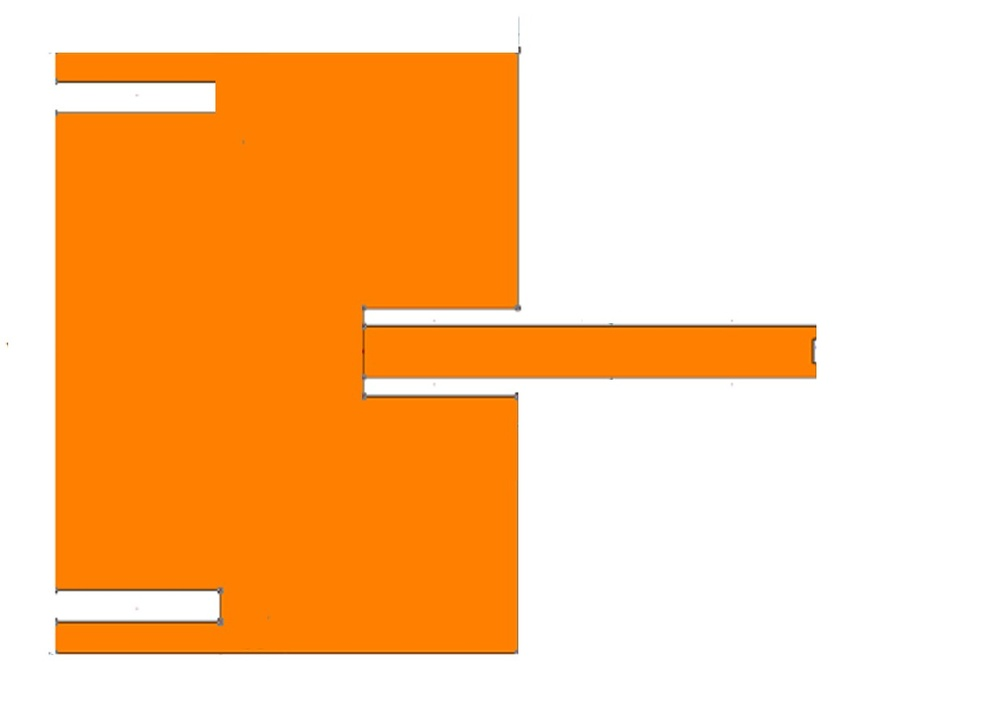
%> input picture 2.jpg, 993 x 711 px, shrunk from 1226 x 878 before the run
$ octave deteLineTestHough.m   (GNU Octave 9; MATLAB toolbox functions it lacks are replaced by stand-ins)
%> lines starting %> are read from the running program, lines starting %| are printed output that depends on the picture; in (x1, y1, x2, y2) boxes, pixels count from 0 and x2, y2 are one past the last pixel; in counts of white or black regions, pixels touching at a corner belong together; the program's own positions count from 1
% detect lines by Hough transform

close all;

% load('I4.mat');

% 读取图片
src = imread('2.jpg');
%> src is the input picture: size 711x993x3 uint8; mean R, G, B 253.6, 203.8, 154.3

% 显示原图像
imshow(src);
title('原图像');
% 用ostu方法获取二值化阈值，进行二值化并进行显示
level = graythresh(src);
%> level = 0.624
bw = im2bw(src,level);
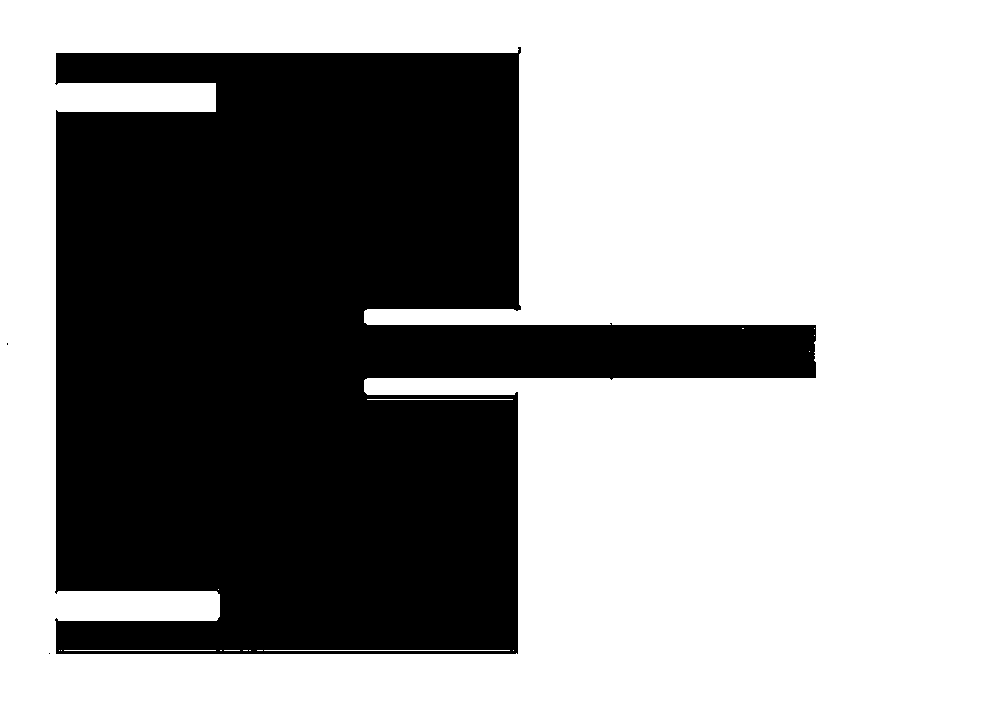
%> bw: size 711x993 logical; 60.5% white; 3 black regions (2 under 20 px), largest, box (x1, y1, x2, y2) and area: (55, 47, 816, 654) 278561

%% 起初噪点
se = strel('disk',1);
openbw = imopen(bw,se);
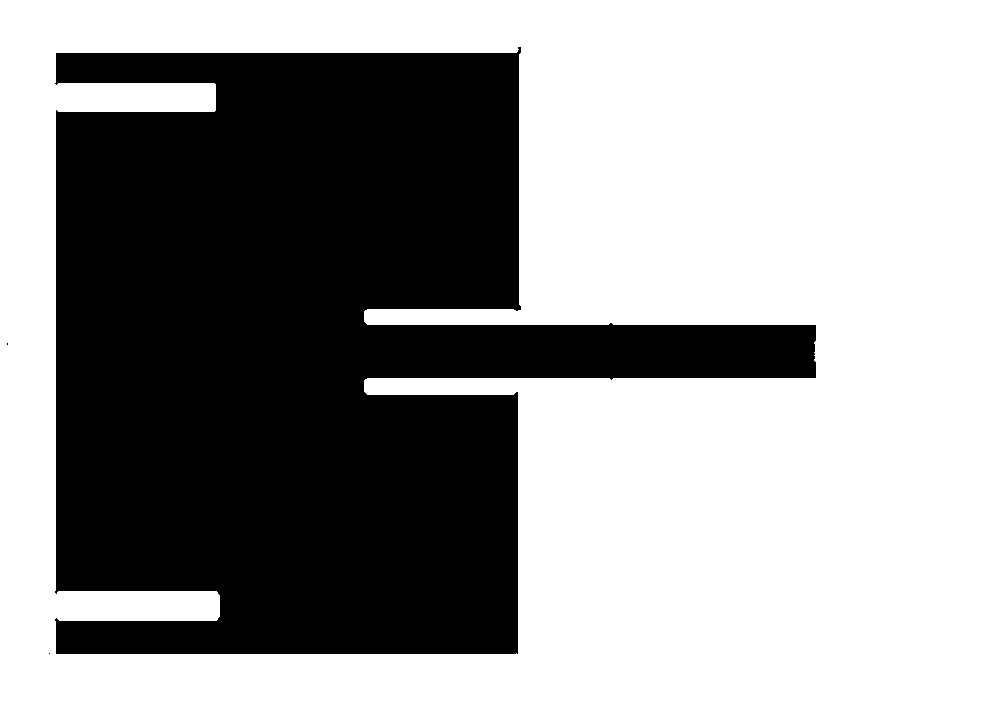
%> openbw: size 711x993 logical; 60.5% white; 3 black regions (2 under 20 px), largest, box (x1, y1, x2, y2) and area: (55, 47, 816, 654) 279155
figure(1);
imshow(openbw),title('去噪声二值化图');

%% 获取边界
bw1 = edge(openbw,'canny',[0 , 50/256]);
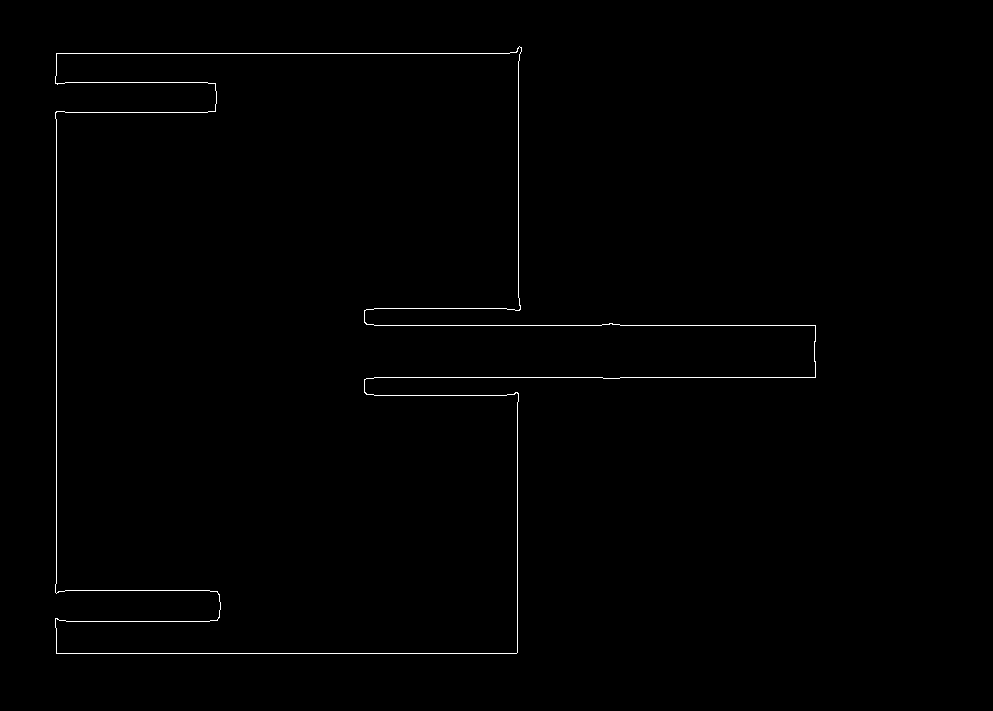
%> bw1: size 711x993 logical; 0.57% white in thin lines or dots, all inside (x1, y1, x2, y2) = (55, 46, 816, 654)
dilateElement = strel('square',2);
bw2 = imdilate(bw1, dilateElement);
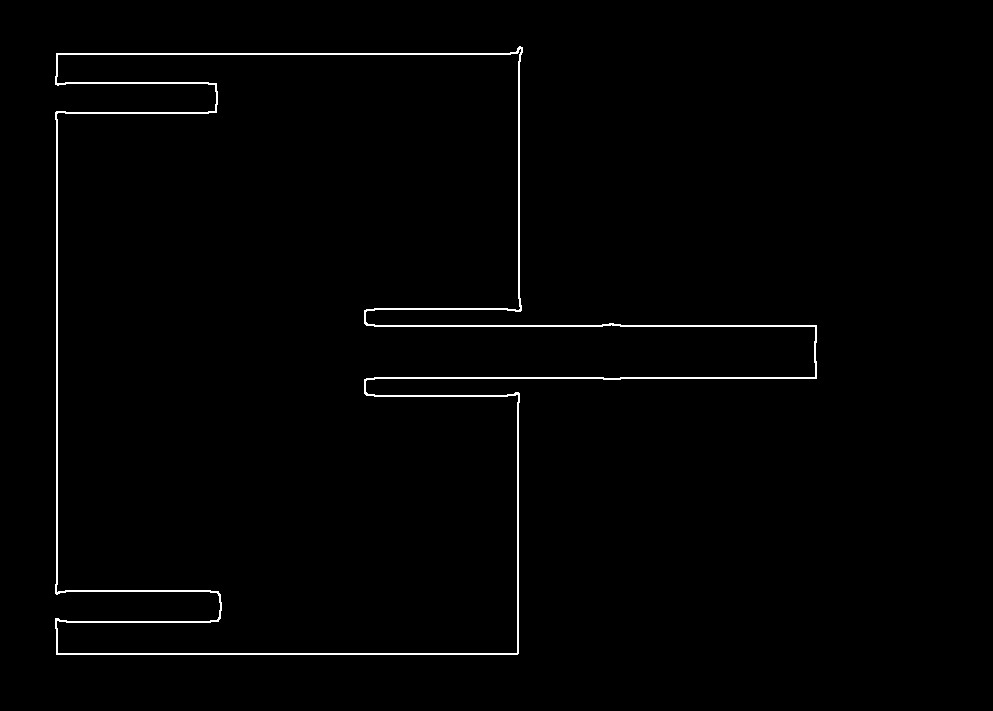
%> bw2: size 711x993 logical; 1.1% white in thin lines or dots, all inside (x1, y1, x2, y2) = (55, 46, 817, 655)
% bw2 = imopen(bw2, strel('disk',1));
I1 = bw2;
BW = I1;   % 提取边界

[H,T,R] = hough(BW);% 计算二值图像的标准霍夫变换，H为霍夫变换矩阵
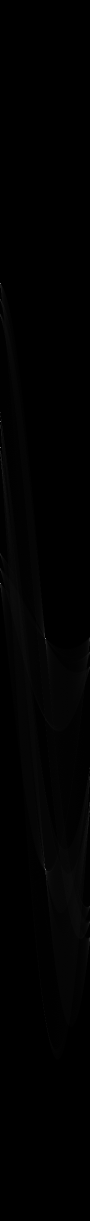
%> H: size 2441x180 double (shown at 1/2 size); min 0, max 553, mean 3.3; drawn with min black and max white
%> T = 180 values from -90 to 89; R = 2441 values from -1220 to 1220
                                % T,R为计算霍夫变换的角度和半径值

figure(2);
imshow(H,[],'XData',T,'YData',R,'InitialMagnification','fit');%hough变换的图像
xlabel('\theta'), ylabel('\rho');
axis on,axis square,hold on;
pointNum = 18;  % 极值点数量
P  = houghpeaks(H,pointNum);%提取3个极值点
%> P = [1277 91; 1739 91; 1168 1; 568 1; 843 1; 896 1]
x = T(P(:,2));
%> x = [0 0 -90 -90 -90 -90]
y = R(P(:,1));
%> y = [56 518 -53 -653 -378 -325]

%% 画出线段
plot(x,y,'s','color','white');%标出极值点
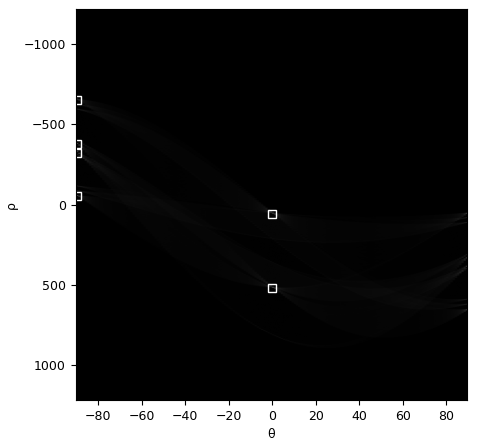
%> figure redrawn from the program's plot data
lines=houghlines(BW,T,R,P);%提取线段
%> lines = 7 lines; point1 to point2 (x, y): (57, 112) to (57, 595), (57, 54) to (522, 54), (57, 654) to (519, 654), (367, 379) to (817, 379), (367, 326) to (817, 326), (519, 48) to (519, 327), (519, 378) to (519, 654)

figure(3);
imshow(I1), hold on;
for k = 1:length(lines)
    pause(0.5);
    xy = [lines(k).point1; lines(k).point2];
    plot(xy(:,1),xy(:,2),'LineWidth',2,'Color','green');%画出线段
    plot(xy(1,1),xy(1,2),'x','LineWidth',2,'Color','yellow');%起点
    plot(xy(2,1),xy(2,2),'x','LineWidth',2,'Color','red');%终点
end
%> this loop made 7 passes
%> xy on passes 1 to 7: [57 112; 57 595], [519 48; 519 327], [519 378; 519 654], [57 54; 522 54], [57 654; 519 654], [367 379; 817 379], [367 326; 817 326]
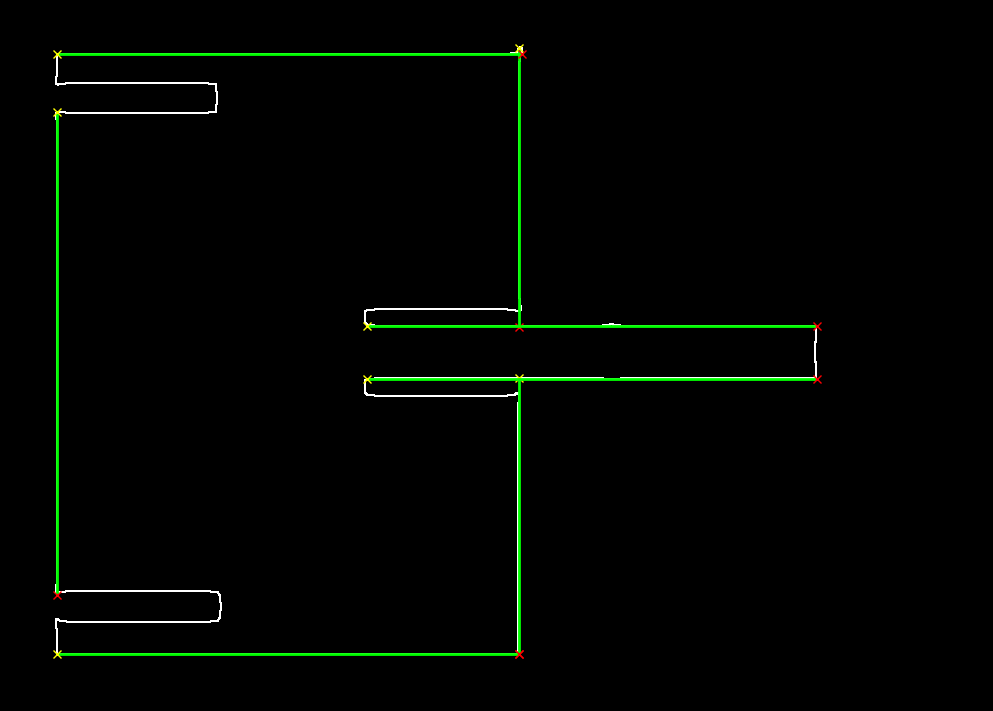
%> figure redrawn from the program's plot data

$ run again, with 6.jpg copied over 2.jpg
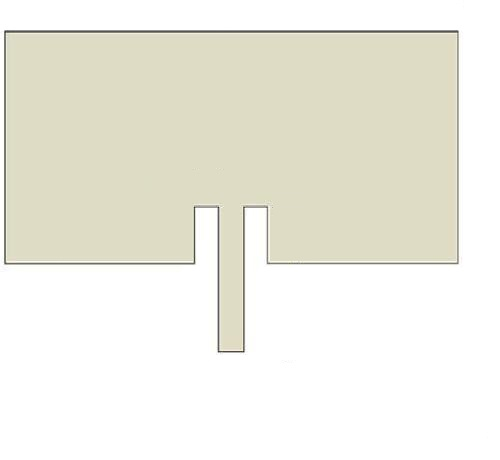
%> input picture 6.jpg, 500 x 460 px
%> src is the input picture: size 460x500x3 uint8; mean R, G, B 238.2, 237.3, 227
%> level = 0.91
%> `bw = im2bw(src,level);`:
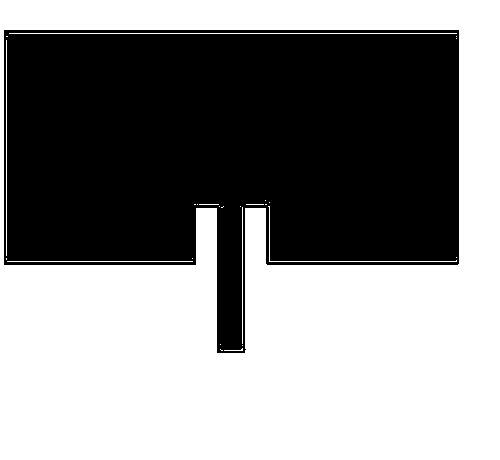
%> bw: size 460x500 logical; 54.1% white; 1 black region, box (x1, y1, x2, y2) and area: (4, 30, 459, 353) 105677
%> openbw: size 460x500 logical; 53.5% white; 1 black region, box (x1, y1, x2, y2) and area: (4, 30, 459, 353) 106998
%> bw1: size 460x500 logical; 0.77% white in thin lines or dots, all inside (x1, y1, x2, y2) = (4, 30, 459, 353)
%> bw2: size 460x500 logical; 1.5% white in thin lines or dots, all inside (x1, y1, x2, y2) = (4, 30, 460, 354)
%> T = 180 values from -90 to 89; R = 1357 values from -678 to 678
%> P = [648 1; 414 1; 683 91; 1137 91]
%> x = [-90 -90 0 0]
%> y = [-31 -265 4 458]
%> lines = 5 lines; point1 to point2 (x, y): (5, 32) to (460, 32), (5, 31) to (5, 266), (459, 31) to (459, 266), (267, 266) to (460, 266), (5, 266) to (197, 266)
%> the loop `for k = 1:length(lines)` made 5 passes
%> xy on passes 1 to 5: [5 32; 460 32], [5 266; 197 266], [267 266; 460 266], [5 31; 5 266], [459 31; 459 266]
%> after the loop `for k = 1:length(lines)`:
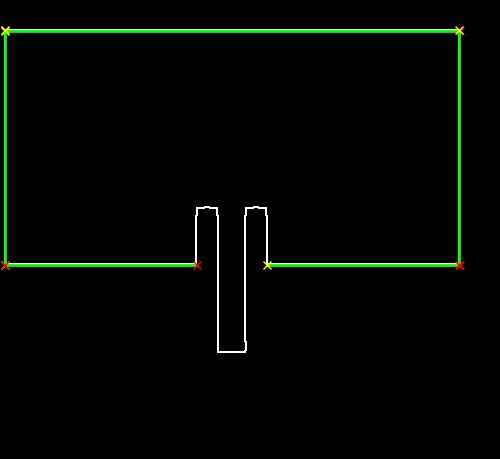
%> figure redrawn from the program's plot data
